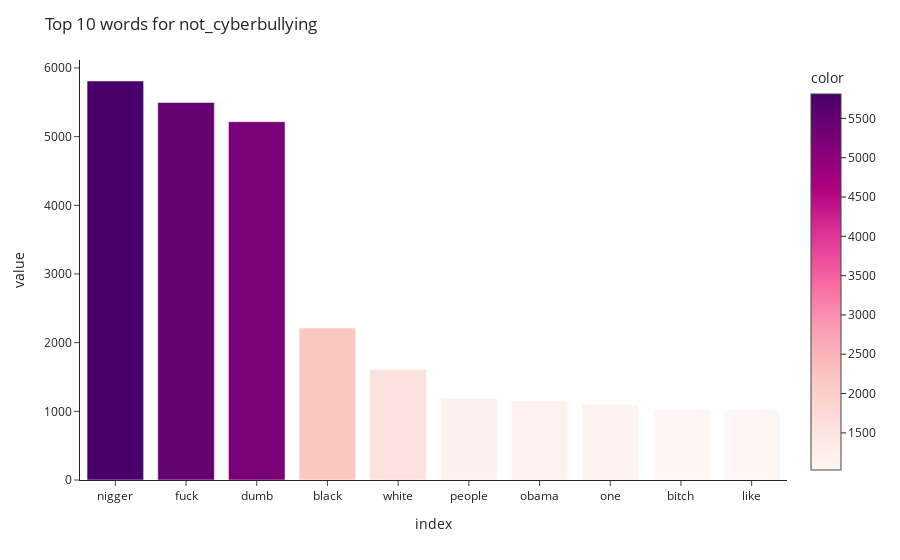
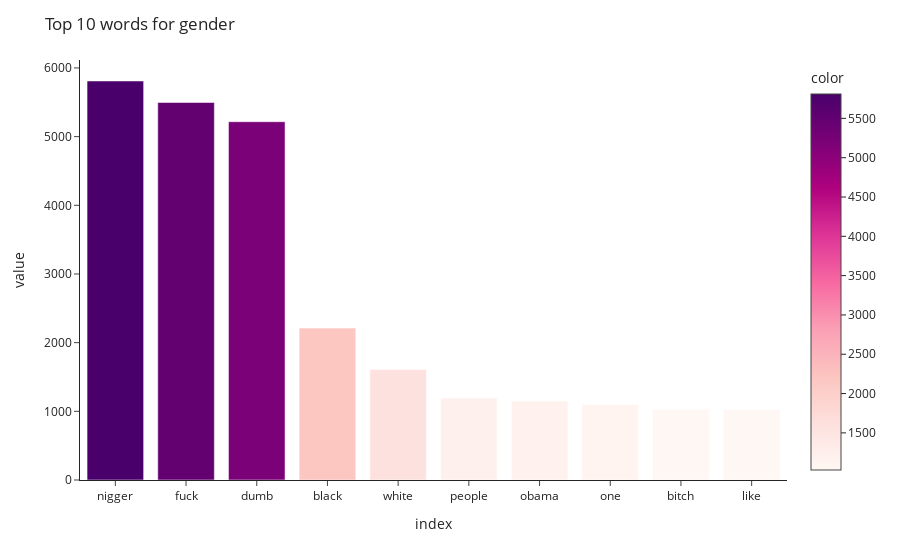
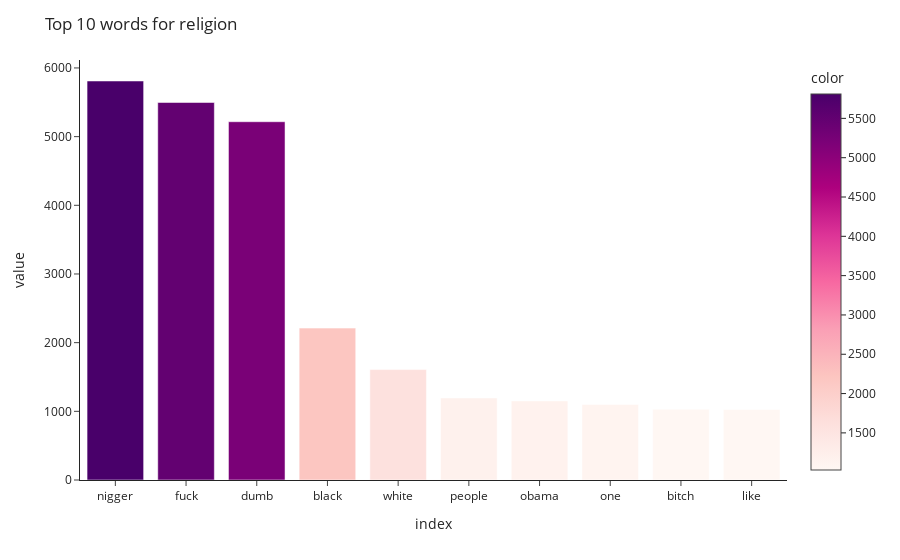
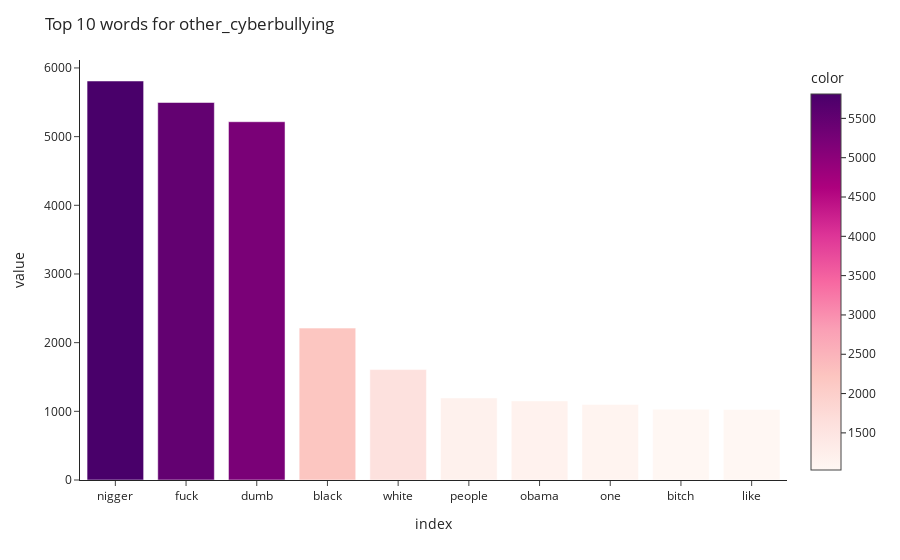

Notebook cell for these charts, in order:
### Code cell
for cyber_type in df.cyberbullying_type.unique():
    
    top10_word = df.clean_tweet[df.cyberbullying_type==cyber_type].str.split(expand=True).stack().value_counts()[:10]

    fig = px.bar(top50_word, color=top50_word.values, color_continuous_scale=px.colors.sequential.RdPu, custom_data=[top10_word.values])
    fig.update_traces(hovertemplate='<b>Count: </b>%{customdata[0]}')
    
    fig.update_layout(title=f"Top 10 words for {cyber_type}",
                     template='simple_white',
                     hovermode='x unified')
    fig.show()

### Figure 1 — Plotly figure (JSON) as saved in the notebook; plotly's stock layout.template omitted (floating-point values rounded to 4 significant figures)
{"data": [{"alignmentgroup": "True", "customdata": [[1705], [726], [424], [411], [380], [356], [303], [283], [275], [270]], "hovertemplate": "<b>Count: </b>%{customdata[0]}", "legendgroup": "", "marker": {"color": [5810, 5497, 5217, 2212, 1608, 1195, 1152, 1100, 1032, 1028], "coloraxis": "coloraxis", "pattern": {"shape": ""}}, "name": "", "offsetgroup": "", "orientation": "v", "showlegend": false, "textposition": "auto", "type": "bar", "x": ["nigger", "fuck", "dumb", "black", "white", "people", "obama", "one", "bitch", "like"], "xaxis": "x", "y": [5810, 5497, 5217, 2212, 1608, 1195, 1152, 1100, 1032, 1028], "yaxis": "y"}], "layout": {"barmode": "relative", "coloraxis": {"colorbar": {"title": {"text": "color"}}, "colorscale": [[0, "rgb(255,247,243)"], [0.125, "rgb(253,224,221)"], [0.25, "rgb(252,197,192)"], [0.375, "rgb(250,159,181)"], [0.5, "rgb(247,104,161)"], [0.625, "rgb(221,52,151)"], [0.75, "rgb(174,1,126)"], [0.875, "rgb(122,1,119)"], [1, "rgb(73,0,106)"]]}, "hovermode": "x unified", "legend": {"tracegroupgap": 0}, "margin": {"t": 60}, "title": {"text": "Top 10 words for not_cyberbullying"}, "xaxis": {"anchor": "y", "domain": [0, 1], "title": {"text": "index"}}, "yaxis": {"anchor": "x", "domain": [0, 1], "title": {"text": "value"}}}}

### Figure 2 — Plotly figure (JSON) as saved in the notebook; plotly's stock layout.template omitted (floating-point values rounded to 4 significant figures)
{"data": [{"alignmentgroup": "True", "customdata": [[5380], [4304], [4198], [1215], [1176], [1136], [1117], [1012], [992], [960]], "hovertemplate": "<b>Count: </b>%{customdata[0]}", "legendgroup": "", "marker": {"color": [5810, 5497, 5217, 2212, 1608, 1195, 1152, 1100, 1032, 1028], "coloraxis": "coloraxis", "pattern": {"shape": ""}}, "name": "", "offsetgroup": "", "orientation": "v", "showlegend": false, "textposition": "auto", "type": "bar", "x": ["nigger", "fuck", "dumb", "black", "white", "people", "obama", "one", "bitch", "like"], "xaxis": "x", "y": [5810, 5497, 5217, 2212, 1608, 1195, 1152, 1100, 1032, 1028], "yaxis": "y"}], "layout": {"barmode": "relative", "coloraxis": {"colorbar": {"title": {"text": "color"}}, "colorscale": [[0, "rgb(255,247,243)"], [0.125, "rgb(253,224,221)"], [0.25, "rgb(252,197,192)"], [0.375, "rgb(250,159,181)"], [0.5, "rgb(247,104,161)"], [0.625, "rgb(221,52,151)"], [0.75, "rgb(174,1,126)"], [0.875, "rgb(122,1,119)"], [1, "rgb(73,0,106)"]]}, "hovermode": "x unified", "legend": {"tracegroupgap": 0}, "margin": {"t": 60}, "title": {"text": "Top 10 words for gender"}, "xaxis": {"anchor": "y", "domain": [0, 1], "title": {"text": "index"}}, "yaxis": {"anchor": "x", "domain": [0, 1], "title": {"text": "value"}}}}

### Figure 3 — Plotly figure (JSON) as saved in the notebook; plotly's stock layout.template omitted (floating-point values rounded to 4 significant figures)
{"data": [{"alignmentgroup": "True", "customdata": [[4869], [3122], [2143], [1466], [1344], [1285], [1279], [1252], [1245], [1177]], "hovertemplate": "<b>Count: </b>%{customdata[0]}", "legendgroup": "", "marker": {"color": [5810, 5497, 5217, 2212, 1608, 1195, 1152, 1100, 1032, 1028], "coloraxis": "coloraxis", "pattern": {"shape": ""}}, "name": "", "offsetgroup": "", "orientation": "v", "showlegend": false, "textposition": "auto", "type": "bar", "x": ["nigger", "fuck", "dumb", "black", "white", "people", "obama", "one", "bitch", "like"], "xaxis": "x", "y": [5810, 5497, 5217, 2212, 1608, 1195, 1152, 1100, 1032, 1028], "yaxis": "y"}], "layout": {"barmode": "relative", "coloraxis": {"colorbar": {"title": {"text": "color"}}, "colorscale": [[0, "rgb(255,247,243)"], [0.125, "rgb(253,224,221)"], [0.25, "rgb(252,197,192)"], [0.375, "rgb(250,159,181)"], [0.5, "rgb(247,104,161)"], [0.625, "rgb(221,52,151)"], [0.75, "rgb(174,1,126)"], [0.875, "rgb(122,1,119)"], [1, "rgb(73,0,106)"]]}, "hovermode": "x unified", "legend": {"tracegroupgap": 0}, "margin": {"t": 60}, "title": {"text": "Top 10 words for religion"}, "xaxis": {"anchor": "y", "domain": [0, 1], "title": {"text": "index"}}, "yaxis": {"anchor": "x", "domain": [0, 1], "title": {"text": "value"}}}}

### Figure 4 — Plotly figure (JSON) as saved in the notebook; plotly's stock layout.template omitted (floating-point values rounded to 4 significant figures)
{"data": [{"alignmentgroup": "True", "customdata": [[567], [485], [429], [386], [371], [309], [304], [280], [270], [260]], "hovertemplate": "<b>Count: </b>%{customdata[0]}", "legendgroup": "", "marker": {"color": [5810, 5497, 5217, 2212, 1608, 1195, 1152, 1100, 1032, 1028], "coloraxis": "coloraxis", "pattern": {"shape": ""}}, "name": "", "offsetgroup": "", "orientation": "v", "showlegend": false, "textposition": "auto", "type": "bar", "x": ["nigger", "fuck", "dumb", "black", "white", "people", "obama", "one", "bitch", "like"], "xaxis": "x", "y": [5810, 5497, 5217, 2212, 1608, 1195, 1152, 1100, 1032, 1028], "yaxis": "y"}], "layout": {"barmode": "relative", "coloraxis": {"colorbar": {"title": {"text": "color"}}, "colorscale": [[0, "rgb(255,247,243)"], [0.125, "rgb(253,224,221)"], [0.25, "rgb(252,197,192)"], [0.375, "rgb(250,159,181)"], [0.5, "rgb(247,104,161)"], [0.625, "rgb(221,52,151)"], [0.75, "rgb(174,1,126)"], [0.875, "rgb(122,1,119)"], [1, "rgb(73,0,106)"]]}, "hovermode": "x unified", "legend": {"tracegroupgap": 0}, "margin": {"t": 60}, "title": {"text": "Top 10 words for other_cyberbullying"}, "xaxis": {"anchor": "y", "domain": [0, 1], "title": {"text": "index"}}, "yaxis": {"anchor": "x", "domain": [0, 1], "title": {"text": "value"}}}}
